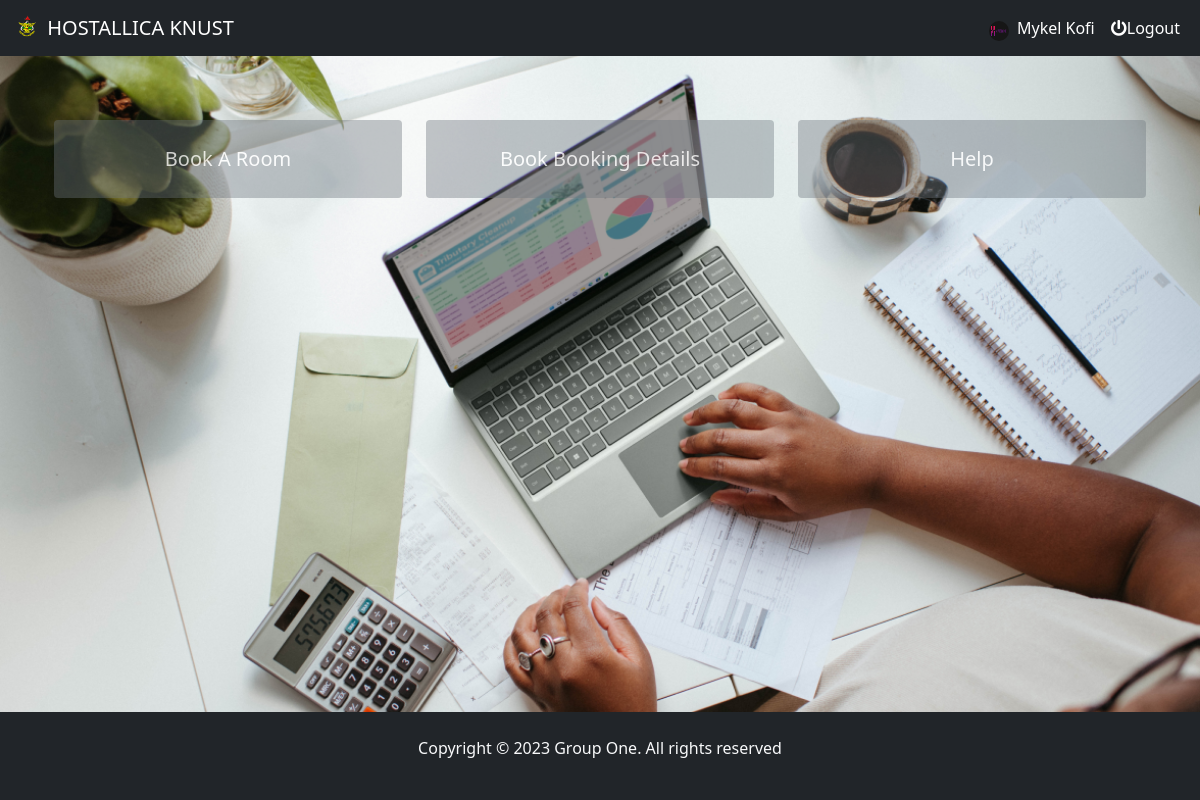
Screenshot of / (signed in) with the database file from the repository.
### backend/models.py (models this page shows, shortened)
class Student(AbstractUser):
    name = models.CharField(max_length=100)
    phone = models.CharField(max_length=100)
    program = models.CharField(max_length=100)
    picture = models.ImageField(upload_to='profile/', null=True, blank=True)
    room = models.ForeignKey('Room', on_delete=models.SET_NULL, null=True)
    password = models.CharField(max_length=100 , null=True)

### backend/views.py (the view)
# urls.py: path('', views.index, name='index'),
def index(request):
    return render(request, 'index.html')

### templates/index.html (shortened to what this page needs)
{% extends 'base.html' %}
{% load static %}
{% block styles %}
<link rel="stylesheet" href="{% static 'css/home.css' %}">
{% endblock %}
{% block content %}
    <div class="container">
        <div id="background">
            <div class="row align-items-center justify-content-center d-flex h-100 my-5">
                <div class="col-lg-4 col-sm-12 col-md-6  mt-3">
                    <a href="{% url 'halls' %}">
                    <div class="hcol bg-secondary bg-opacity-50 text-center">
                        Book A Room
                        </div>
                    </a>
                    </div>
                <div class="col-lg-4 col-sm-12 col-md-6  mt-3">
                    <a href="{% url 'booking_details' %}">
                        <div class="hcol bg-secondary bg-opacity-50 text-center">
                            Book Booking Details
                        </div>
                    </a>
                </div>
                <div class="col-lg-4 col-sm-12 col-md-6 mt-3 ">
                    <a href="#">
                        <div class="hcol bg-secondary bg-opacity-50 text-center">
                            Help
                        </div>
                    </a>
                </div>
            </div>
        </div>
    </div>
{% endblock %}

### templates/base.html (shortened to what this page needs)
{% load static %}
<!DOCTYPE html>
<html lang="en" >
    <head>
        <link href="https://cdn.jsdelivr.net/npm/bootstrap@5.3.0/dist/css/bootstrap.min.css" rel="stylesheet">
        <link rel="stylesheet" href="https://cdnjs.cloudflare.com/ajax/libs/font-awesome/5.15.3/css/all.min.css">
        <link rel="stylesheet" href="{% static 'css/styles.css' %}">
        {% block styles%}
        {% endblock %}
    </head>
    <body>
        {% block navbar %}
        <nav class="navbar navbar-expand-lg bg-dark sticky-top" data-bs-theme="dark">
          <div class="container-fluid">
            <a class="navbar-brand" href="{% url 'index' %}">
              <img src="{% static 'SchoolImages/MainImages/logo.png' %}" alt="Logo" width="30" height="24" class="d-inline-block align-text-top">
              HOSTALLICA KNUST</a>
            <div class="collapse navbar-collapse justify-content-end" id="navbar">
              {% if user.is_authenticated and user.username != 'admin' %}
              <div class="navbar-nav ">
              <div class="profile">
                <img src="{{user.picture.url}}" alt="Logo" class="d-inline-block user">
                <a class="nav-link active" aria-current="page" href="#">{{user.name | capfirst }}</a>
                </div>
                <a href="#" class="nav-link" data-bs-toggle="modal" data-bs-target="#logoutModal"><i class="fas fa-power-off mr-2" ></i>Logout</a>
                {% endif %}
              </div>
            </div>
          </div>
        </nav>
        {% endblock %}
        {% block content%}
        {% endblock %}
        {% block footer %}
        <footer class="bg-dark text-center text-lg-start">
            <div class="container p-4">
              <div class="row text-light text-center">
                <div class="">
                  <p>
                    Copyright &copy 2023 Group One. All rights reserved
                  </p>
                </div>
          </footer>
        {% endblock %}
      </body>
</html>

### backend/static/css/styles.css (style rules this page uses)
footer { position: relative; bottom: 0; left: 0; text-align: center; }
.user { display: inline-block; width: 20px; height: 20px; border-radius: 50%; margin-top: 5px; background-repeat: no-repeat; background-position: center center; background-size: cover; }
.profile { display: flex; align-items: center; }
body { display:grid; grid-template-rows: auto 1fr auto; min-height: 100vh; }
.nav-link { color: white; }
.navbar-nav { margin-left: auto; }

### backend/static/css/home.css (style rules this page uses)
.hcol { font-size: 20px; background-color: black; opacity: 0.8; text-align: center; padding: 1.5rem; border-radius: 4px; }
a { text-decoration: none; color: white; }
.row { margin: 0; }

### rows the page displays
Student: picture (picture), name "Mykel Kofi"
